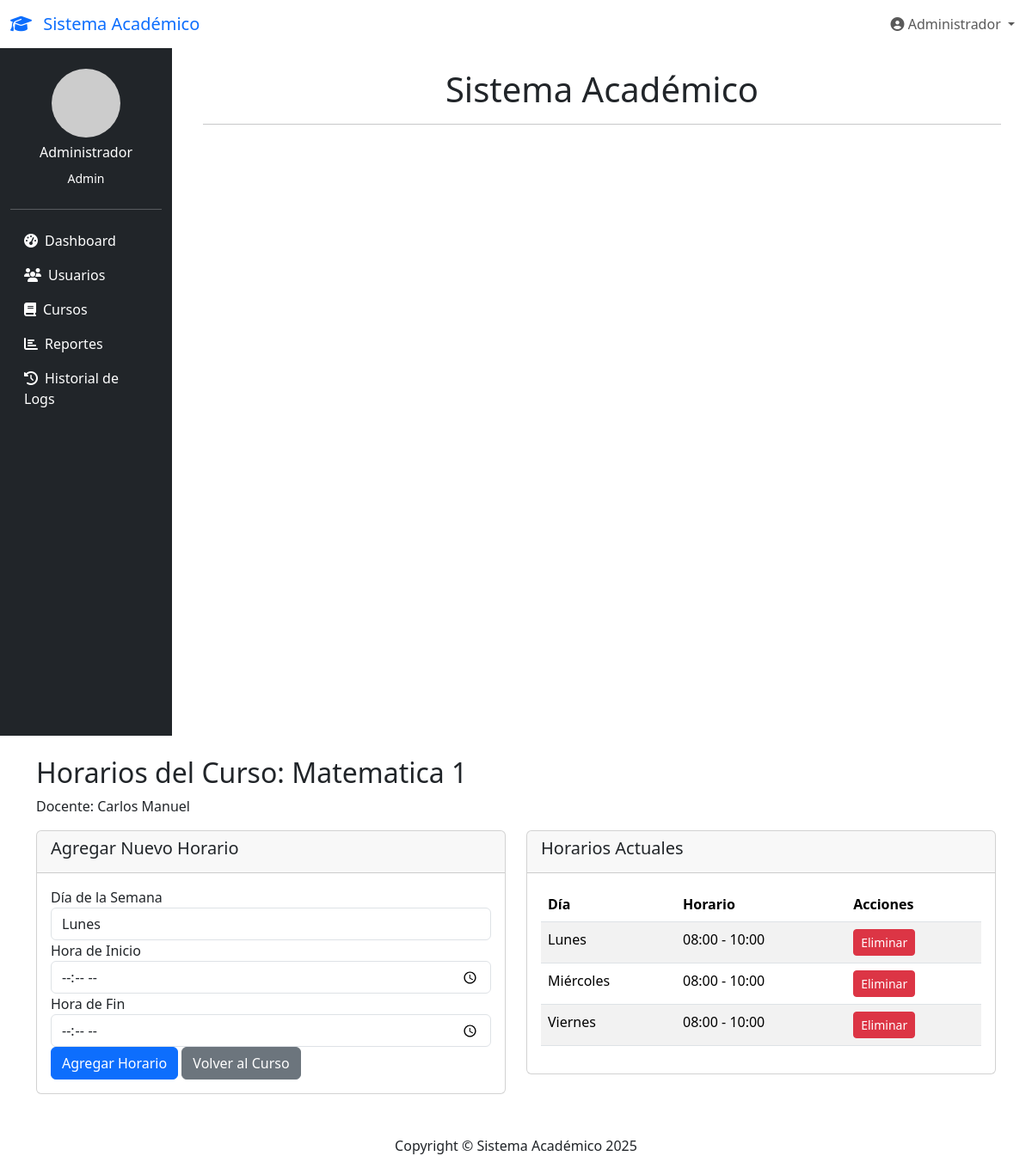
The app's page /admin/cursos/horarios.php?id=1 (signed in) with its own data.
### tables this page shows
CREATE TABLE `cursos` (
  `id_curso` int(11) NOT NULL AUTO_INCREMENT,
  `nombre_curso` varchar(100) NOT NULL,
  `descripcion` text DEFAULT NULL,
  `id_docente` int(11) NOT NULL,
  `contrasena` varchar(255) NOT NULL,
  `capacidad` int(11) NOT NULL DEFAULT 50,
  `grupo` enum('A','B') DEFAULT NULL,
  PRIMARY KEY (`id_curso`),
  KEY `id_docente` (`id_docente`),
  CONSTRAINT `cursos_ibfk_1` FOREIGN KEY (`id_docente`) REFERENCES `usuarios` (`id_usuario`) ON DELETE CASCADE
);

CREATE TABLE `usuarios` (
  `id_usuario` int(11) NOT NULL AUTO_INCREMENT,
  `nombre` varchar(100) NOT NULL,
  `correo` varchar(100) NOT NULL,
  `contrasena` varchar(255) NOT NULL,
  `rol` enum('docente','estudiante','admin') NOT NULL,
  `fecha_registro` timestamp NOT NULL DEFAULT current_timestamp(),
  `primer_login` tinyint(1) DEFAULT 0,
  `mfa_codigo` varchar(10) DEFAULT NULL,
  PRIMARY KEY (`id_usuario`),
  UNIQUE KEY `correo` (`correo`)
);

CREATE TABLE `horarios` (
  `id_horario` int(11) NOT NULL AUTO_INCREMENT,
  `id_curso` int(11) NOT NULL,
  `dia_semana` enum('Lunes','Martes','Miércoles','Jueves','Viernes','Sábado','Domingo') NOT NULL,
  `hora_inicio` time NOT NULL,
  `hora_fin` time NOT NULL,
  PRIMARY KEY (`id_horario`),
  KEY `id_curso` (`id_curso`),
  CONSTRAINT `horarios_ibfk_1` FOREIGN KEY (`id_curso`) REFERENCES `cursos` (`id_curso`) ON DELETE CASCADE
);

### admin/cursos/horarios.php (the view, shortened to what this page needs)
<?php
require_once '../../includes/auth.php';
$id_curso = $_GET['id'];
$stmt = $pdo->prepare("SELECT c.*, u.nombre as docente FROM cursos c
                      JOIN usuarios u ON c.id_docente = u.id_usuario
                      WHERE c.id_curso = ?");
$stmt->execute([$id_curso]);
$curso = $stmt->fetch();
$stmt = $pdo->prepare("SELECT * FROM horarios WHERE id_curso = ? ORDER BY dia_semana, hora_inicio");
$stmt->execute([$id_curso]);
$horarios = $stmt->fetchAll();
?>
<?php include '../../includes/header.php'; ?>
<div class="container mt-4">
    <h2>Horarios del Curso: <?php echo htmlspecialchars($curso['nombre_curso']); ?></h2>
    <p>Docente: <?php echo htmlspecialchars($curso['docente']); ?></p>
    <div class="row">
        <div class="col-md-6">
            <div class="card mb-4">
                <div class="card-header">
                    <h5>Agregar Nuevo Horario</h5>
                </div>
                <div class="card-body">
                    <form method="POST">
                        <div class="form-group">
                            <label for="dia_semana">Día de la Semana</label>
                            <select class="form-control" id="dia_semana" name="dia_semana" required>
                                <option value="Lunes">Lunes</option>
                            </select>
                        </div>
                        <div class="form-group">
                            <label for="hora_inicio">Hora de Inicio</label>
                            <input type="time" class="form-control" id="hora_inicio" name="hora_inicio" required>
                        </div>
                        <div class="form-group">
                            <label for="hora_fin">Hora de Fin</label>
                            <input type="time" class="form-control" id="hora_fin" name="hora_fin" required>
                        </div>
                        <button type="submit" class="btn btn-primary">Agregar Horario</button>
                        <a href="ver.php?id=<?php echo $id_curso; ?>" class="btn btn-secondary">Volver al Curso</a>
                    </form>
                </div>
            </div>
        </div>
        <div class="col-md-6">
            <div class="card">
                <div class="card-header">
                    <h5>Horarios Actuales</h5>
                </div>
                <div class="card-body">
                    <?php if (count($horarios) > 0): ?>
                    <table class="table table-striped">
                        <thead>
                            <tr>
                                <th>Día</th>
                                <th>Horario</th>
                                <th>Acciones</th>
                            </tr>
                        </thead>
                        <tbody>
                            <?php foreach ($horarios as $horario): ?>
                            <tr>
                                <td><?php echo $horario['dia_semana']; ?></td>
                                <td><?php echo substr($horario['hora_inicio'], 0, 5); ?> - <?php echo substr($horario['hora_fin'], 0, 5); ?></td>
                                <td>
                                    <a href="horarios.php?id=<?php echo $id_curso; ?>&eliminar=<?php echo $horario['id_horario']; ?>"
                                       class="btn btn-sm btn-danger" onclick="return confirm('¿Eliminar este horario?')">
                                        Eliminar
                                    </a>
                                </td>
                            </tr>
                            <?php endforeach; ?>
                        </tbody>
                    </table>
                    <?php else: ?>
                    <p>No hay horarios asignados a este curso.</p>
                    <?php endif; ?>
                </div>
            </div>
        </div>
    </div>
</div>
<?php include '../../includes/footer.php'; ?>

### records on screen
cursos: nombre_curso "Matematica 1", id_docente.nombre "Carlos Manuel"
horarios: dia_semana "Lunes", hora_inicio "08:00", hora_fin "10:00"
horarios: dia_semana "Miércoles", hora_inicio "08:00", hora_fin "10:00"
horarios: dia_semana "Viernes", hora_inicio "08:00", hora_fin "10:00"

### other values on screen
$_SESSION['nombre'] "Administrador"
$_SESSION['rol'] "Admin"
$pageTitle "Sistema Académico"
